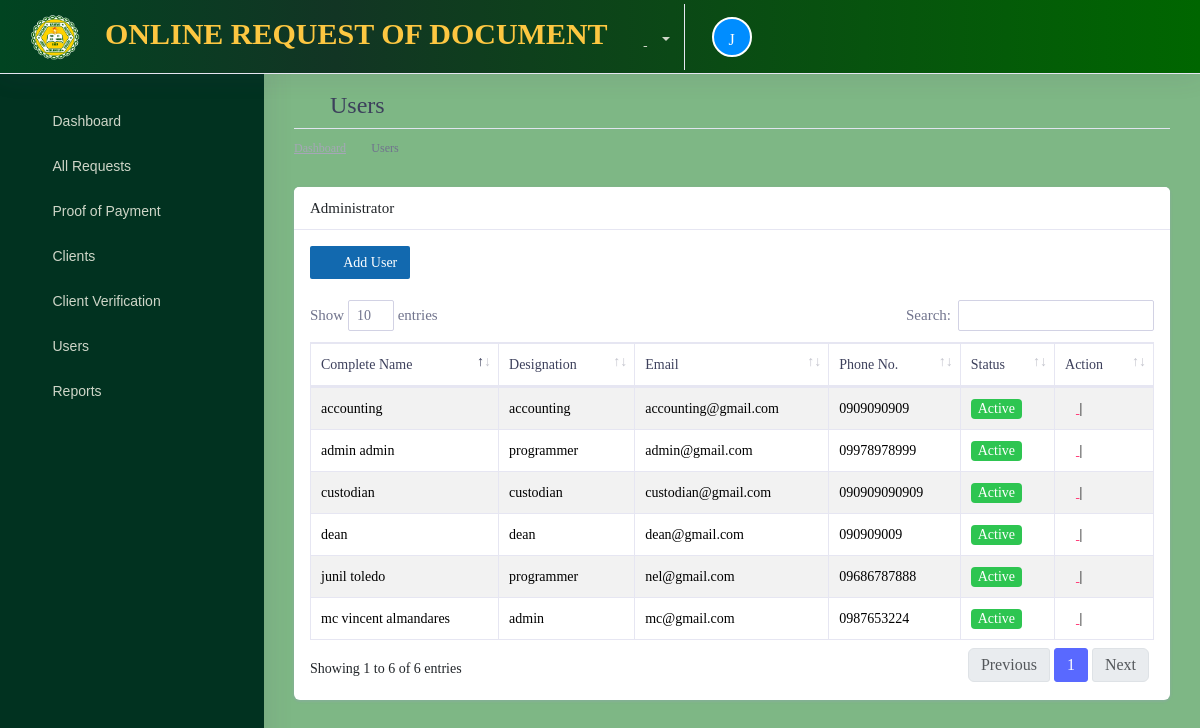
/admin/documents/all-users.php (signed in), run on the app's committed database.
### tables this page shows
CREATE TABLE `tbl_usermanagement` (
  `user_id` int(11) NOT NULL,
  `complete_name` varchar(255) NOT NULL,
  `desgination` varchar(255) NOT NULL,
  `email_address` varchar(255) NOT NULL,
  `phone_number` varchar(255) NOT NULL,
  `username` varchar(255) NOT NULL,
  `password` varchar(255) NOT NULL,
  `status` text NOT NULL,
  `role` varchar(255) NOT NULL
);

### admin/init/model/class_model.php (called while the page is built, shortened)
<?php
	class class_model{
		public $host = db_host;
		public $user = db_user;
		public $pass = db_pass;
		public $dbname = db_name;
		public $conn;
		private function connect(){
			$this->conn = new mysqli($this->host, $this->user, $this->pass, $this->dbname);
		}
	    public function fetchAll_user(){
            $sql = "SELECT * FROM  tbl_usermanagement";
				$stmt = $this->conn->prepare($sql);
				$stmt->execute();
				$result = $stmt->get_result();
		        $data = array();
		         while ($row = $result->fetch_assoc()) {
		                   $data[] = $row;
		            }
		         return $data;
		  }
	}
?>

### admin/documents/all-users.php (the view, shortened to what this page needs)
       <?php include('main_header/header.php');?>
         <?php include('left_sidebar/sidebar.php');?>
        <div class="dashboard-wrapper">
            <div class="container-fluid  dashboard-content">
                <div class="row">
                    <div class="col-xl-12 col-lg-12 col-md-12 col-sm-12 col-12">
                        <div class="page-header">
                             <h2 class="pageheader-title"><i class="fa fa-fw fa-user-lock"></i> Users </h2>
                            <div class="page-breadcrumb">
                                <nav aria-label="breadcrumb">
                                    <ol class="breadcrumb">
                                        <li class="breadcrumb-item"><a href="#" class="breadcrumb-link">Dashboard</a></li>
                                        <li class="breadcrumb-item active" aria-current="page">Users</li>
                                    </ol>
                                </nav>
                            </div>
                        </div>
                    </div>
                </div>
                    <div class="row">
                        <div class="col-xl-12 col-lg-12 col-md-12 col-sm-12 col-12">
                            <div class="card">
                                <h5 class="card-header">Administrator</h5>
                                <div class="card-body">
                                    <div class="table-responsive">
                                        <a href="select-designation.php" class="btn btn-sm" style="background-color:#1269AF !important; color:white"><i class="fa fa-fw fa-user-plus"></i> Add User</a><br><br>
                                        <table class="table table-striped table-bordered first">
                                            <thead>
                                                <tr>
                                                    <th scope="col">Complete Name</th>
                                                    <th scope="col">Designation</th>
                                                    <th scope="col">Email</th>
                                                    <th scope="col">Phone No.</th>
                                                    <th scope="col">Status</th>
                                                    <th scope="col">Action</th>
                                                </tr>
                                            </thead>
                                            <tbody>
                                             <?php
                                                $conn = new class_model();
                                                $user = $conn->fetchAll_user();
                                               ?>
                                               <?php foreach ($user as $row) { ?>
                                                <tr>
                                                    <td><?= $row['complete_name']; ?></td>
                                                    <td><?= $row['desgination']; ?></td>
                                                    <td><?= $row['email_address']; ?></td>
                                                    <td><?= $row['phone_number']; ?></td>
                                                    <td>
                                                     <?php
                                                      if($row['status'] === 'Active'){
                                                         echo '<span class="badge bg-success text-white">Active</span>';
                                                         }else if($row['status'] === 'Inactive'){
                                                         echo '<span class="badge bg-danger text-white">Inactive</span>';
                                                       }
                                                      ?>
                                                    </td>
                                                    <td class="align-right">
                                                        <a href="edit-user.php?user=<?= $row['user_id']; ?>&full-name=<?php echo $row['complete_name']; ?>" class="text-secondary font-weight-bold text-xs" data-toggle="tooltip" data-original-title="Edit user">
                                                          <i class="fa fa-edit"></i>
                                                        </a> |
                                                        <a href="javascript:;" data-id="<?= $row['user_id']; ?>" class="text-secondary font-weight-bold text-xs delete" data-toggle="tooltip" data-original-title="Edit user">
                                                          <i class="fa fa-trash-alt"></i>
                                                        </a>
                                                      </td>
                                                </tr>
                                             <?php } ?>
                                            </tbody>
                                        </table>
                                    </div>
                                </div>
                            </div>
                        </div>
                    </div>
            </div>
        </div>
    </div>
</body>
</html>

### admin/documents/main_header/header.php (shortened to what this page needs)
<?php
  include('../init/model/class_model.php');
?>
<!doctype html>
<html lang="en">
<head>
    <link rel="stylesheet" href="../assets/vendor/bootstrap/css/bootstrap.min.css">
    <link rel="stylesheet" href="../assets/libs/css/style.css">
    <link rel="stylesheet" href="../assets/vendor/fontawesome-free/css/all.min.css">
    <link rel="stylesheet" type="text/css" href="../assets/vendor/datatables/css/dataTables.bootstrap4.css">
    <link rel="stylesheet" type="text/css" href="../assets/vendor/datatables/css/buttons.bootstrap4.css">
    <link rel="stylesheet" type="text/css" href="../assets/vendor/datatables/css/select.bootstrap4.css">
    <link rel="stylesheet" type="text/css" href="../assets/vendor/datatables/css/fixedHeader.bootstrap4.css">
</head>
<body>
    <div class="dashboard-main-wrapper">
        <div class="dashboard-header">
            <nav class="navbar navbar-expand-lg fixed-top" id="head-color">
                <a class="navbar-brand" href="index.php"><p id ="title-style"><img class="logo-scc" src="../assets/images/scc_logo.png" alt ="logo" width="70px" height="50px">&nbsp;&nbsp;Online Request of Document</p></a>
                <div class="collapse navbar-collapse " id="navbarSupportedContent">
                    <ul class="navbar-nav ml-auto navbar-right-top">
                         <li class="nav-item dropdown">
                            <a class="nav-link nav-user-img" href="#" id="navbarDropdownMenuLink1" data-toggle="dropdown" aria-haspopup="true" aria-expanded="false">
                                <a href="#" class="dropdown-toggle" data-toggle="dropdown"><span class="badge badge-danger count"></span>&nbsp;<i class="fa fa-bell" style="color: black"></i></a>
                        </li>&nbsp;&nbsp;
                        <li class="nav-item dropdown nav-user">
                            <a class="nav-link nav-user-img" href="index.php" id="navbarDropdownMenuLink2" data-toggle="dropdown" aria-haspopup="true" aria-expanded="false"> <div id="profileImage"></div></a>
                        </li>
                    </ul>
                </div>
            </nav>
        </div>

### admin/documents/left_sidebar/sidebar.php (shortened to what this page needs)
<div class="nav-left-sidebar sidebar-dark" style="background-color: rgb(1,50,32); padding-top: 25px; font-family:'Lucida Sans', 'Lucida Sans Regular', 'Lucida Grande', 'Lucida Sans Unicode', Geneva, Verdana, sans-serif">
    <div class="menu-list">
        <nav class="navbar navbar-expand-lg navbar-light">
            <div class="collapse navbar-collapse" id="navbarNav">
                <ul class="navbar-nav flex-column">
                    <li class="nav-item ">
                        <a class="nav-link" href="index.php" ><i class="fa fa-fw fa-tachometer-alt"></i>Dashboard <span class="badge badge-success">6</span></a>
                    </li>
                    <li class="nav-item ">
                        <a class="nav-link" href="request.php"><i class="fa fa-fw fa-certificate"></i>All Requests <span class="badge badge-success">6</span></a>
                    </li>
                    <li class="nav-item ">
                        <a class="nav-link" href="proof-of-payment.php"><i class="fa fa-fw fa-file-image"></i>Proof of Payment <span class="badge badge-success">6</span></a>
                    </li>
                    <li class="nav-item ">
                        <a class="nav-link" href="student.php"><i class="fa fa-fw fa-user-graduate"></i>Clients  <span class="badge badge-success">6</span></a>
                    </li>
                    <li class="nav-item ">
                        <a class="nav-link" href="client-verification.php"><i class="fa fa-fw fa-file"></i>Client Verification  <span class="badge badge-success">6</span></a>
                    </li>
                    <li class="nav-item ">
                        <a class="nav-link" href="users.php"><i class="fa fa-fw fa-user-lock"></i>Users <span class="badge badge-success">6</span></a>
                    </li>
                    <li class="nav-item ">
                        <a class="nav-link" href="payment.php"><i class="fa fa-fw fa-chart-bar"></i>Reports <span class="badge badge-success">6</span></a>
                    </li>
                </ul>
            </div>
        </nav>
    </div>
</div>

### admin/documents/main_header/header.php (style rules this page uses)
ul.navbar-nav li a { color: rgb(207, 214, 200) !important; }
ul.navbar-nav li a i { color: rgb(207, 214, 200) !important; }
.navbar-brand { color: rgb(255, 55, 0) !important; }
#profileImage { width: 40px; height: 40px; border-radius: 50%; border-color: white !important; border-style: solid; border-width: 2px; background:#008dff; font-size: 16px; color: #fff; text-align: center; line-height: 41px; margin: 0px 0; }
#head-color { background: rgb(17,10,134); background: linear-gradient(90deg, rgba(1,68,33) 0%, rgba(18,53,36) 28%, rgba(0,102,0) 100%); }
#title-style { color: #FDC741; font-size: 100%; size: 3em; }

### data on the page
tbl_usermanagement: complete_name "admin admin", desgination "programmer", email_address "admin@gmail.com", phone_number "09978978999", status "Active"
tbl_usermanagement: complete_name "junil toledo", desgination "programmer", email_address "nel@gmail.com", phone_number "09686787888", status "Active"
tbl_usermanagement: complete_name "dean", desgination "dean", email_address "dean@gmail.com", phone_number "090909009", status "Active"
tbl_usermanagement: complete_name "mc vincent almandares", desgination "admin", email_address "mc@gmail.com", phone_number "0987653224", status "Active"
tbl_usermanagement: complete_name "custodian", desgination "custodian", email_address "custodian@gmail.com", phone_number "090909090909", status "Active"
tbl_usermanagement: complete_name "accounting", desgination "accounting", email_address "accounting@gmail.com", phone_number "0909090909", status "Active"
